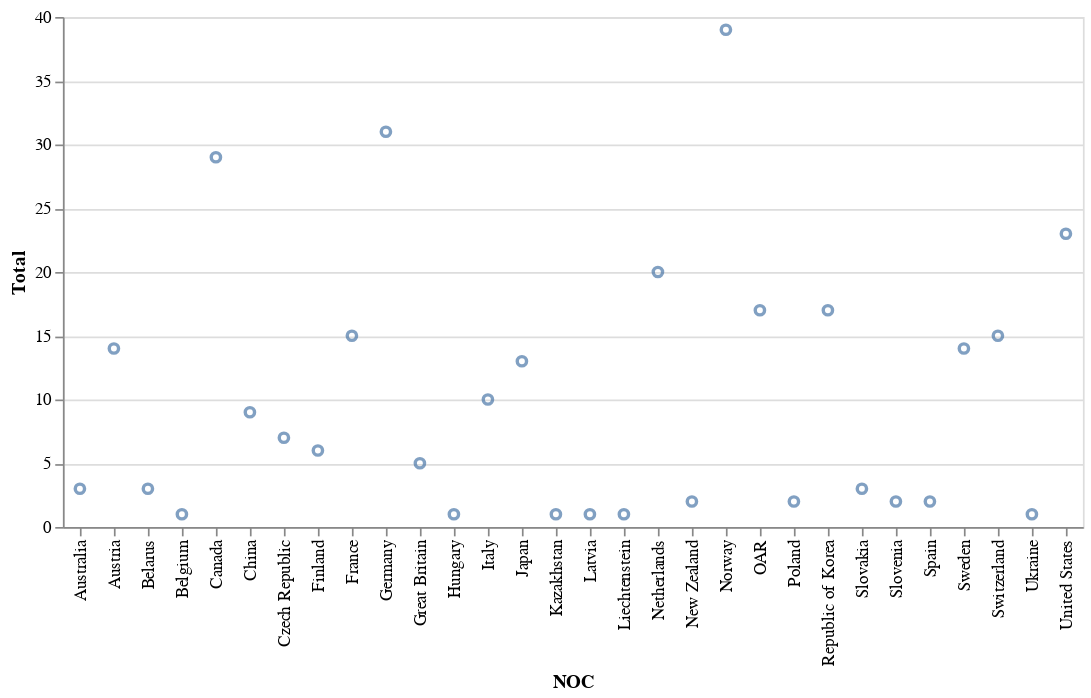

The cell this chart's notebook holds for it:
### Code cell
alt.Chart(data=df).mark_point().encode(
    x = 'NOC:N',
    y = 'Total:Q'
).interactive()

### Figure 1 — Vega-Lite specification as saved in the notebook (floating-point values rounded to 4 significant figures)
{"config": {"view": {"continuousWidth": 400, "continuousHeight": 300}}, "data": {"name": "data-f346e8b356bbee69b7e2ff3f99f98ddf"}, "mark": "point", "encoding": {"x": {"type": "nominal", "field": "NOC"}, "y": {"type": "quantitative", "field": "Total"}}, "selection": {"selector006": {"type": "interval", "bind": "scales", "encodings": ["x", "y"]}}, "$schema": "https://vega.github.io/schema/vega-lite/v4.8.1.json", "datasets": {"data-f346e8b356bbee69b7e2ff3f99f98ddf": [{"Rank": 1, "NOC": "Norway", "Gold": 14, "Silver": 14, "Bronze": 11, "Total": 39}, {"Rank": 2, "NOC": "Germany", "Gold": 14, "Silver": 10, "Bronze": 7, "Total": 31}, {"Rank": 3, "NOC": "Canada", "Gold": 11, "Silver": 8, "Bronze": 10, "Total": 29}, {"Rank": 4, "NOC": "United States", "Gold": 9, "Silver": 8, "Bronze": 6, "Total": 23}, {"Rank": 5, "NOC": "Netherlands", "Gold": 8, "Silver": 6, "Bronze": 6, "Total": 20}, {"Rank": 6, "NOC": "Sweden", "Gold": 7, "Silver": 6, "Bronze": 1, "Total": 14}, {"Rank": 7, "NOC": "Republic of Korea", "Gold": 5, "Silver": 8, "Bronze": 4, "Total": 17}, {"Rank": 8, "NOC": "Switzerland", "Gold": 5, "Silver": 6, "Bronze": 4, "Total": 15}, {"Rank": 9, "NOC": "France", "Gold": 5, "Silver": 4, "Bronze": 6, "Total": 15}, {"Rank": 10, "NOC": "Austria", "Gold": 5, "Silver": 3, "Bronze": 6, "Total": 14}, {"Rank": 11, "NOC": "Japan", "Gold": 4, "Silver": 5, "Bronze": 4, "Total": 13}, {"Rank": 12, "NOC": "Italy", "Gold": 3, "Silver": 2, "Bronze": 5, "Total": 10}, {"Rank": 13, "NOC": "OAR", "Gold": 2, "Silver": 6, "Bronze": 9, "Total": 17}, {"Rank": 14, "NOC": "Czech Republic", "Gold": 2, "Silver": 2, "Bronze": 3, "Total": 7}, {"Rank": 15, "NOC": "Belarus", "Gold": 2, "Silver": 1, "Bronze": 0, "Total": 3}, {"Rank": 16, "NOC": "China", "Gold": 1, "Silver": 6, "Bronze": 2, "Total": 9}, {"Rank": 17, "NOC": "Slovakia", "Gold": 1, "Silver": 2, "Bronze": 0, "Total": 3}, {"Rank": 18, "NOC": "Finland", "Gold": 1, "Silver": 1, "Bronze": 4, "Total": 6}, {"Rank": 19, "NOC": "Great Britain", "Gold": 1, "Silver": 0, "Bronze": 4, "Total": 5}, {"Rank": 20, "NOC": "Poland", "Gold": 1, "Silver": 0, "Bronze": 1, "Total": 2}, {"Rank": 21, "NOC": "Hungary", "Gold": 1, "Silver": 0, "Bronze": 0, "Total": 1}, {"Rank": 21, "NOC": "Ukraine", "Gold": 1, "Silver": 0, "Bronze": 0, "Total": 1}, {"Rank": 23, "NOC": "Australia", "Gold": 0, "Silver": 2, "Bronze": 1, "Total": 3}, {"Rank": 24, "NOC": "Slovenia", "Gold": 0, "Silver": 1, "Bronze": 1, "Total": 2}, {"Rank": 25, "NOC": "Belgium", "Gold": 0, "Silver": 1, "Bronze": 0, "Total": 1}, {"Rank": 26, "NOC": "Spain", "Gold": 0, "Silver": 0, "Bronze": 2, "Total": 2}, {"Rank": 26, "NOC": "New Zealand", "Gold": 0, "Silver": 0, "Bronze": 2, "Total": 2}, {"Rank": 28, "NOC": "Kazakhstan", "Gold": 0, "Silver": 0, "Bronze": 1, "Total": 1}, {"Rank": 28, "NOC": "Latvia", "Gold": 0, "Silver": 0, "Bronze": 1, "Total": 1}, {"Rank": 28, "NOC": "Liechtenstein", "Gold": 0, "Silver": 0, "Bronze": 1, "Total": 1}]}}
